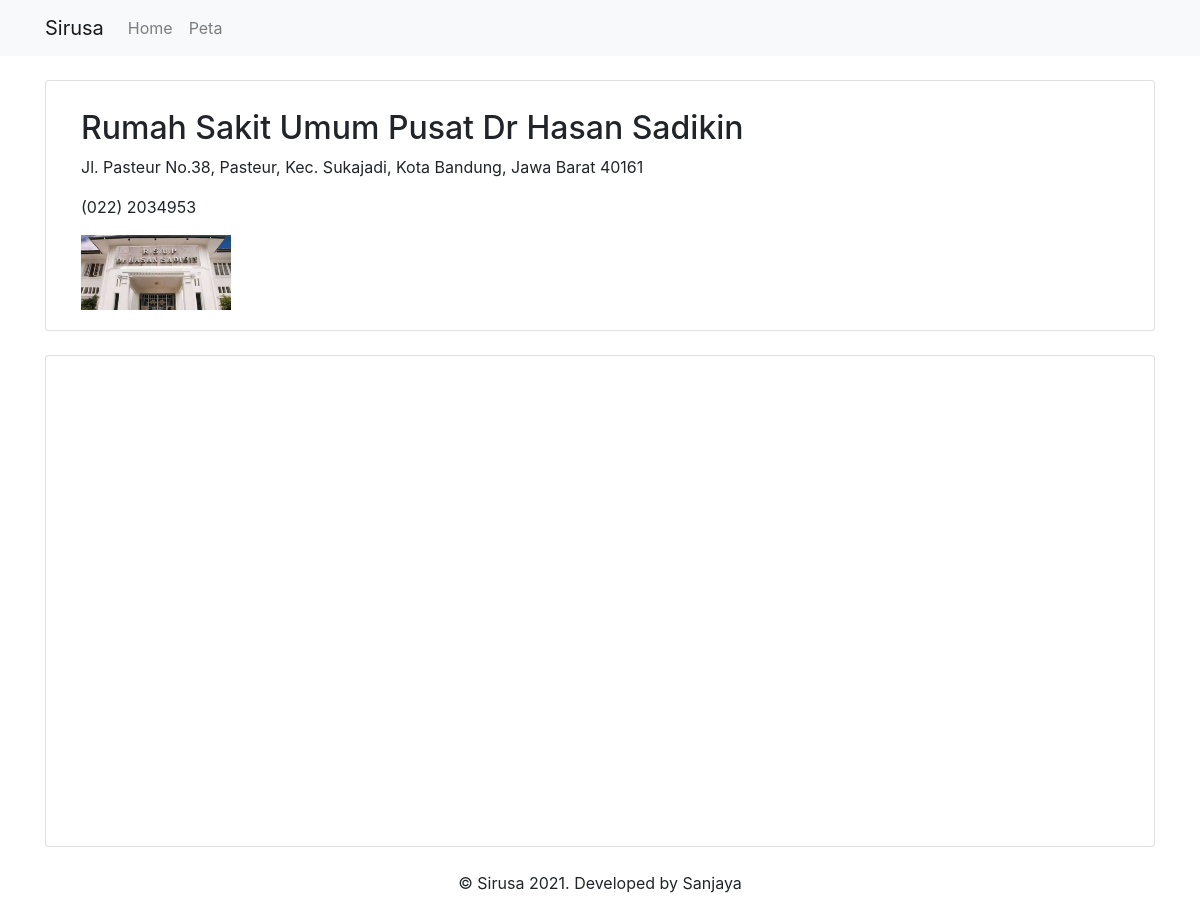
Screenshot of /home/view/Rumah-Sakit-Umum-Pusat-Dr-Hasan-Sadikin with the database file from the repository.
### tables this page shows
CREATE TABLE `peta` (
  `id` int(11) NOT NULL,
  `nama` varchar(255) NOT NULL,
  `lat` double(10,6) NOT NULL,
  `long` double(10,6) NOT NULL,
  `alamat` text NOT NULL,
  `image` text NOT NULL DEFAULT 'default.jpg',
  `telepon` varchar(255) NOT NULL,
  `slug` varchar(255) NOT NULL
);

### application/controllers/Home.php (called while the page is built, shortened)
<?php
class Home extends CI_Controller
{
    function __construct()
    {
        $this->load->model('Peta_model');
    }
    public function view($slug = null)
    {
        $data = $this->Peta_model->getBySlug($slug);
        $this->load->view('view', ['data' => $data]);
    }
}

### index.php (called while the page is built, shortened)
<?php
require_once BASEPATH.'core/CodeIgniter.php';

### application/models/Peta_model.php (called while the page is built, shortened)
<?php
class Peta_model extends CI_Model
{
    protected $table = "peta";
    public function getBySlug($slug)
    {
        return $this->db->get_where($this->table, ['slug' => $slug])->row();
    }
}

### application/views/view.php (the view, shortened to what this page needs)
<!DOCTYPE html>
<html lang="en">
<head>
    <?php $this->load->view('includes/head.php') ?>
</head>
<body>
    <?php $this->load->view('includes/navbar.php') ?>
    <div class="container">
        <div class="card mt-4">
            <div class="card-body">
                <div class="container">
                    <div class="row">
                        <div class="col-md-8 mt-2">
                            <h2><?= $data->nama ?></h2>
                            <p><?= $data->alamat ?></p>
                            <p><?= $data->telepon ?></p>
                        </div>
                        <div class="col-md-8">
                            <img src="<?= base_url('upload/thumbnail/') ?><?= $data->image ?>" alt="" width="150">
                        </div>
                    </div>
                </div>
            </div>
        </div>
        <div class="card mt-4">
            <div class="card-body">
                <div class="container">
                    <div id="map" style="height: 450px; width: 100%;"></div>
                </div>
            </div>
        </div>
    </div>
    <?php $this->load->view('includes/footer.php') ?>
</body>
</html>

### application/views/includes/head.php (shortened to what this page needs)
<link href="<?= base_url('assets/css/bootstrap.min.css') ?>" rel="stylesheet">

### application/views/includes/navbar.php (shortened to what this page needs)
<nav class="navbar navbar-expand-lg navbar-light bg-light">
    <div class="container">
        <a class="navbar-brand" href="<?= base_url() ?>">Sirusa</a>
        <div class="collapse navbar-collapse" id="navbarNavAltMarkup">
            <div class="navbar-nav">
                <a class="nav-link" href="<?= base_url('home') ?>">Home</a>
                <a class="nav-link" href="<?= base_url('peta') ?>">Peta</a>
            </div>
        </div>
    </div>
</nav>

### application/views/includes/footer.php
<footer class="footer text-center mb-4 mt-4">
    <div class="container">
        &copy; Sirusa <?= date('Y') ?>. Developed by Sanjaya
    </div>
</footer>

### rows the page displays
peta: nama "Rumah Sakit Umum Pusat Dr Hasan Sadikin", alamat "Jl. Pasteur No.38, Pasteur, Kec. Sukajadi, Kota Bandung, Jawa Barat 40161", telepon "(022) 2034953", image (picture)
